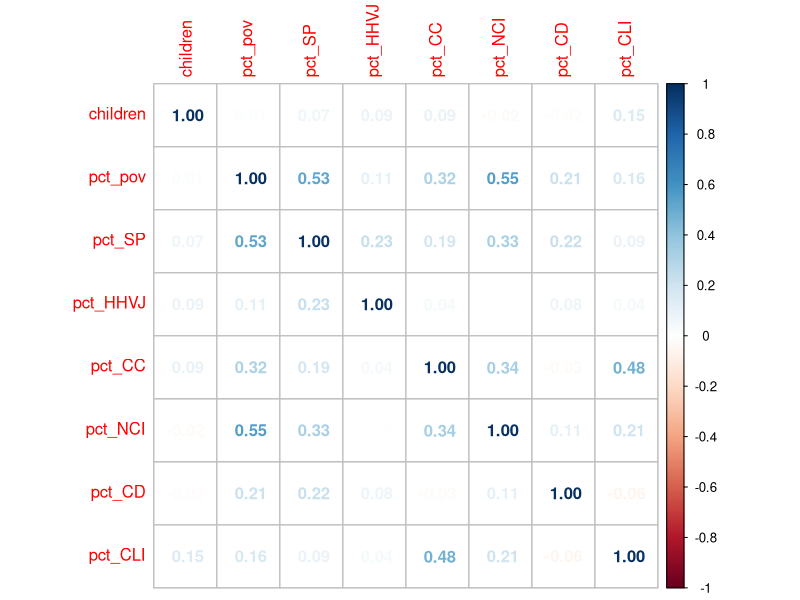
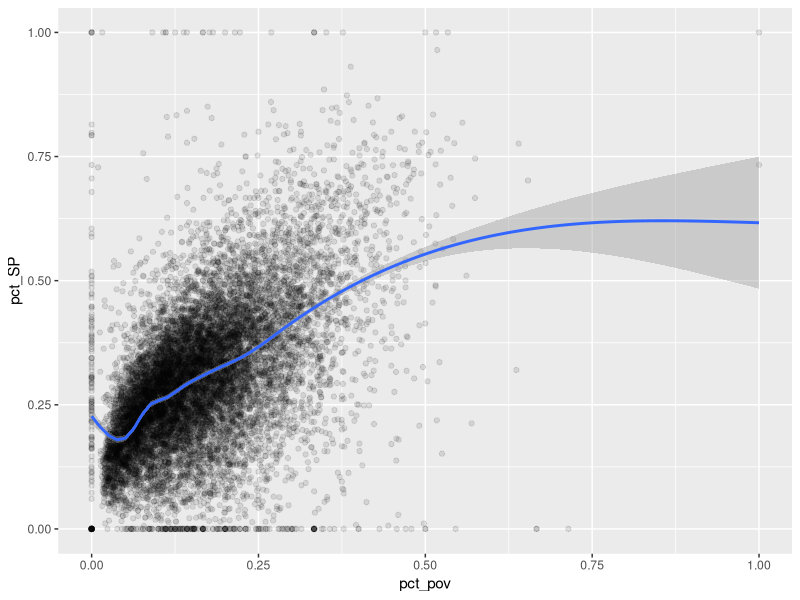
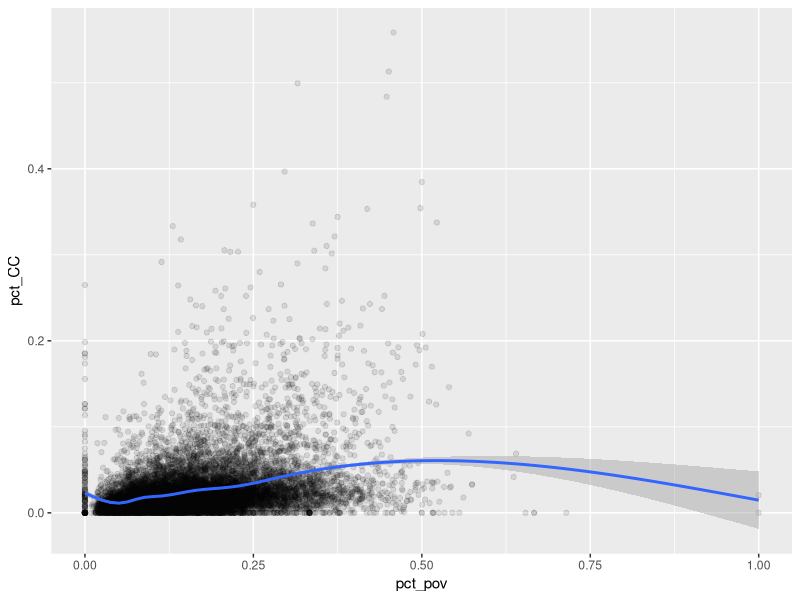
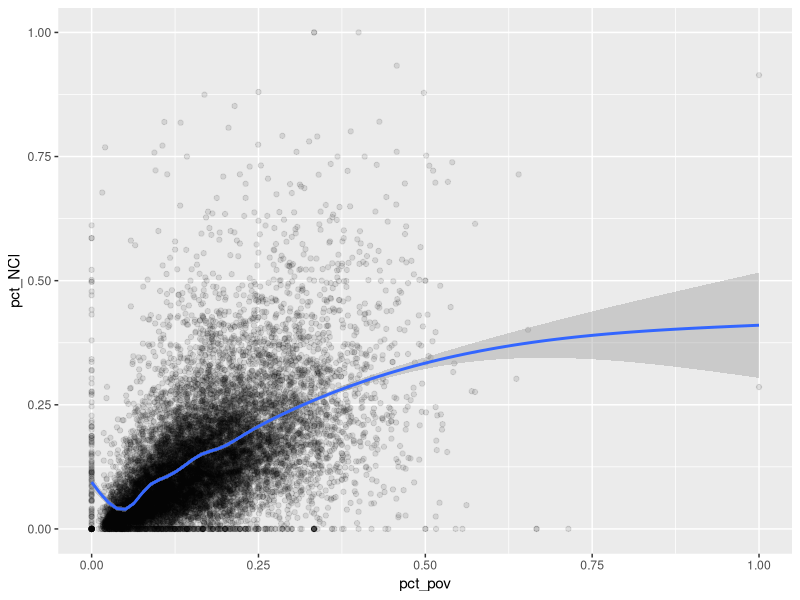
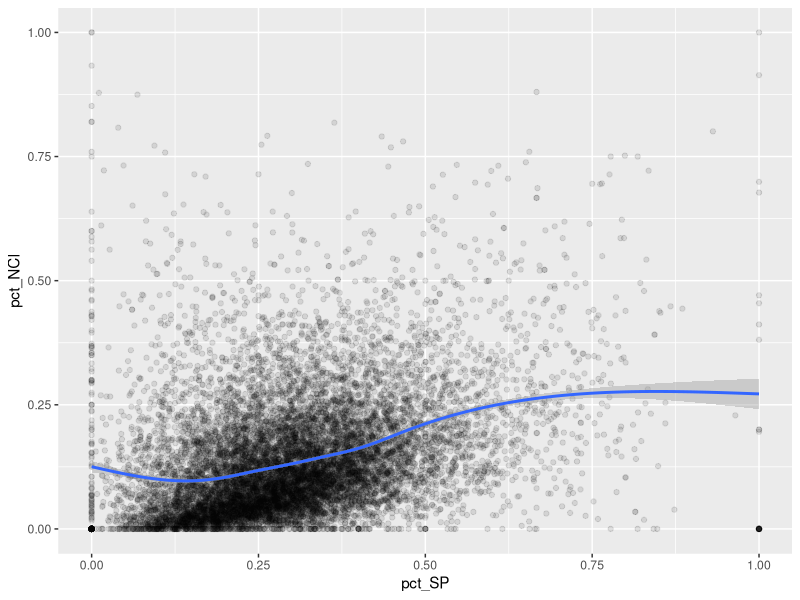
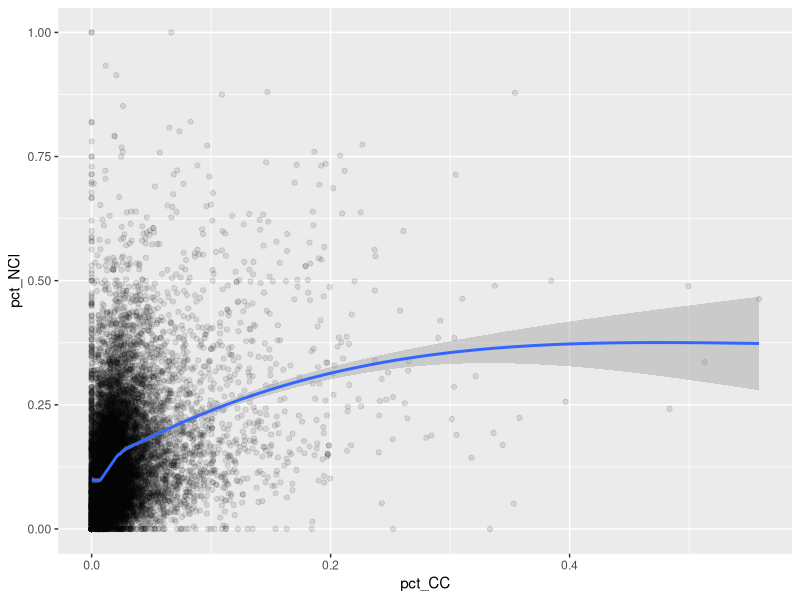
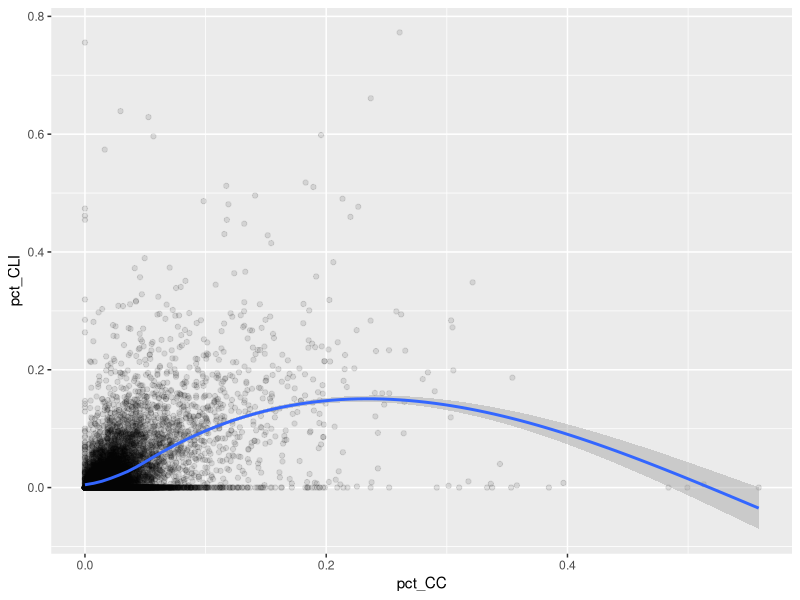
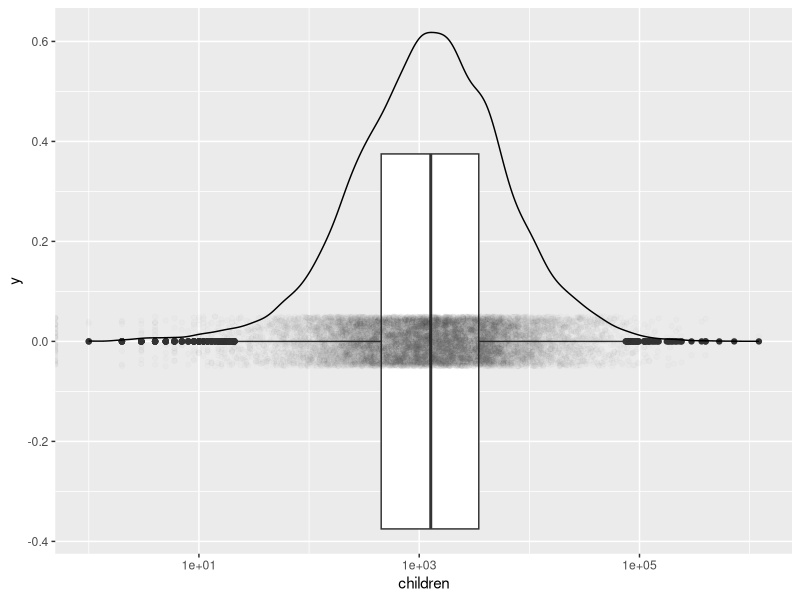

R code for these plots, in order:
## ---- chunk 1
knitr::opts_chunk$set(echo = TRUE)
## ---- chunk 2
library(tidyverse)
library(readxl)
library(corrplot)
## ---- chunk 3
district_data <- read_excel("NHGIS_District_data.xlsx")
## ---- chunk 4
names(district_data)
## ---- chunk 5
names_list <- c(
    "school_ID", 
    "state", 
    "dist",  # Geographic School District 
    "children", # Children 5-17 (SAIPE Estimate)
    "pct_pov", # % Poverty (SAIPE Estimate)
    "pct_SP", # % Single Parent Estimate
    "SP_MOE", # Single Parent Margin of Error
    "pct_HHVJ", # % HHs With Vulnerable Job Estimate
    "HHVJ_MOE", # Vulnerable Job Margin of Error
    "pct_CC", # % Crowded Conditions Estimate
    "CC_MOE", # HH With Crowded Conditions Margin of Error
    "pct_NCI", # % No Computer or Internet Estimate
    "nci_MOE", # No Computer or Internet Margin of Error
    "pct_CD", # % Children with Disability
    "CD_MOE", # Children with Disability Margin of Error
    "pct_CLI", # % Linguistically Isolated Children
    "CLI_MOE" # Linguistically Isolated Children Margin of Error
)
names(district_data) <- names_list
district_pcts <- district_data %>%
    select(-ends_with("MOE")) 
## ---- chunk 6
district_data %>% 
    is.na() %>% 
    colSums()
## ---- chunk 7
district_pcts[,4:ncol(district_pcts)] %>% 
    cor() %>%
    corrplot(method = "number")
## ---- chunk 8
ggplot(district_pcts,
       aes(x = pct_pov, 
           y = pct_SP
       )) + 
    geom_point(alpha = 0.1) + 
    geom_smooth()

ggplot(district_pcts,
       aes(x = pct_pov, 
           y = pct_CC
       )) + 
    geom_point(alpha = 0.1) + 
    geom_smooth()

ggplot(district_pcts,
       aes(x = pct_pov, 
           y = pct_NCI
       )) + 
    geom_point(alpha = 0.1) + 
    geom_smooth()

ggplot(district_pcts,
       aes(x = pct_SP, 
           y = pct_NCI
       )) + 
    geom_point(alpha = 0.1) + 
    geom_smooth()

ggplot(district_pcts,
       aes(x = pct_CC, 
           y = pct_NCI
       )) + 
    geom_point(alpha = 0.1) + 
    geom_smooth()

ggplot(district_pcts,
       aes(x = pct_CC, 
           y = pct_CLI
       )) + 
    geom_point(alpha = 0.1) + 
    geom_smooth()
## ---- chunk 9
district_data %>% 
    filter(pct_pov == 1) %>% 
    arrange(pct_pov) %>%
    select(state, dist, children, pct_pov)
## ---- chunk 10
summary(district_data$children)
## ---- chunk 11
ggplot(district_data, aes(x = children)) + 
    geom_boxplot() + 
    geom_jitter(aes(y = 0), alpha = 0.01, height = 0.05) + 
    scale_x_log10() + 
    geom_density()
## ---- chunk 12
district_data %>% 
    select(state, dist, children) %>%
    arrange(desc(children)) %>%
    head(5)
## ---- chunk 13
district_filtered <- district_data %>%
    filter(children > 0)
nrow(district_data) - nrow(district_filtered)
## ---- chunk 14
#' 
#' TODO: Start to visualize margins of error for different measures
#' TODO: Plot variables against each other with non-negligible correlations
#' TODO: Decide on an analysis/visualization color scheme/theme (separate file)
#' 
#' 
